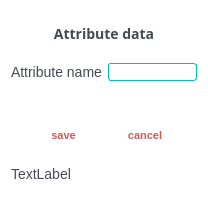
<?xml version="1.0" encoding="UTF-8"?>
<ui version="4.0">
 <class>form_olymp_symbol</class>
 <widget class="QDialog" name="form_olymp_symbol">
  <property name="geometry">
   <rect>
    <x>0</x>
    <y>0</y>
    <width>208</width>
    <height>208</height>
   </rect>
  </property>
  <property name="windowTitle">
   <string>Dialog</string>
  </property>
  <property name="styleSheet">
   <string notr="true">QLabel{
	font-family: 'Montserrat', sans-serif;
	font-size: 14px;
	color: rgb(71, 74, 81);
}

QDialog{
	background-color: rgb(255, 255, 255);
}

QLineEdit{
	border: 1px solid rgb(0, 188, 188);
	border-radius: 3px;
}

QPushButton{
	height: 20px;
	font-family: 'Montserrat', sans-serif;
	font-size: 11px;
	text-transform: uppercase;
	font-weight: 600;
	color: rgb(205, 92, 92);
	background-color: rgba(255, 255, 255, 0);
	border: none;
}

QPushButton:hover{
	height: 75px;
	border: 1px solid rgba(205, 92, 92, 1) ;
	border-radius: 5px;
	font-family: 'Montserrat', sans-serif;
	font-size: 11px;
	text-transform: uppercase;
	font-weight: 600;
	color: rgb(205, 92, 92);
	background-color: rgba(255, 255, 255, 0);
}

QPushButton:pressed{
	background-color: rgba(205, 92, 92, 1);
	color: white;
	border:2px solid;
	border: 1px solid rgba(205, 92, 92, 1) ;
	border-radius: 5px;
	font-family: 'Montserrat', sans-serif;

}</string>
  </property>
  <layout class="QVBoxLayout" name="verticalLayout">
   <item>
    <widget class="QLabel" name="label_9">
     <property name="font">
      <font>
       <family>Montserrat</family>
       <pointsize>-1</pointsize>
       <weight>75</weight>
       <bold>true</bold>
      </font>
     </property>
     <property name="text">
      <string>Attribute data</string>
     </property>
     <property name="alignment">
      <set>Qt::AlignCenter</set>
     </property>
    </widget>
   </item>
   <item>
    <layout class="QFormLayout" name="formLayout">
     <property name="labelAlignment">
      <set>Qt::AlignRight|Qt::AlignTrailing|Qt::AlignVCenter</set>
     </property>
     <item row="0" column="0">
      <widget class="QLabel" name="label_4">
       <property name="text">
        <string>Attribute name</string>
       </property>
      </widget>
     </item>
     <item row="0" column="1">
      <widget class="QLineEdit" name="lineEdit_4"/>
     </item>
    </layout>
   </item>
   <item>
    <layout class="QHBoxLayout" name="horizontalLayout">
     <property name="spacing">
      <number>23</number>
     </property>
     <property name="leftMargin">
      <number>23</number>
     </property>
     <property name="topMargin">
      <number>9</number>
     </property>
     <property name="rightMargin">
      <number>23</number>
     </property>
     <item>
      <widget class="QPushButton" name="but_save">
       <property name="text">
        <string>save</string>
       </property>
      </widget>
     </item>
     <item>
      <widget class="QPushButton" name="but_can">
       <property name="text">
        <string>cancel</string>
       </property>
      </widget>
     </item>
    </layout>
   </item>
   <item>
    <widget class="QLabel" name="statusLabel">
     <property name="text">
      <string>TextLabel</string>
     </property>
    </widget>
   </item>
  </layout>
 </widget>
 <resources/>
 <connections/>
</ui>
